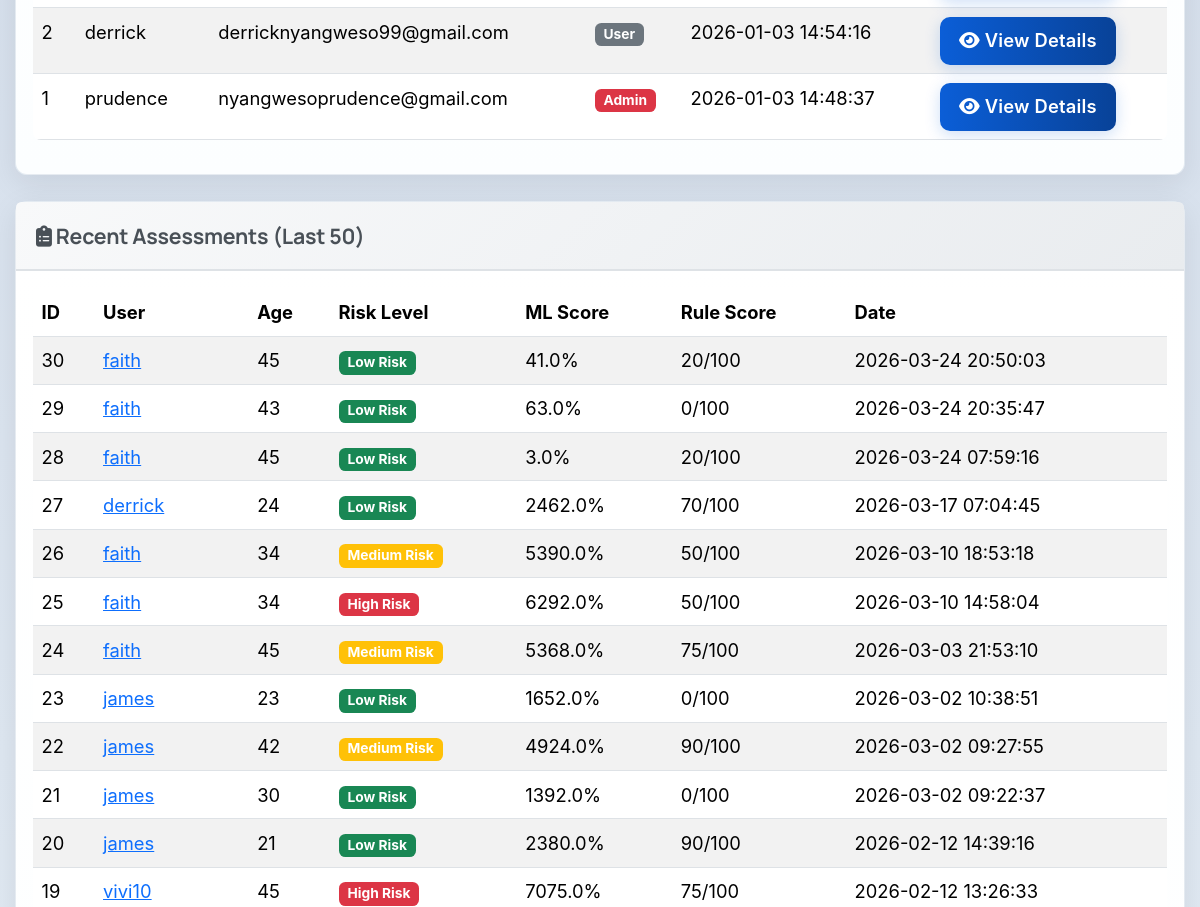
Page /admin (signed in, middle part) on the earlier database version.
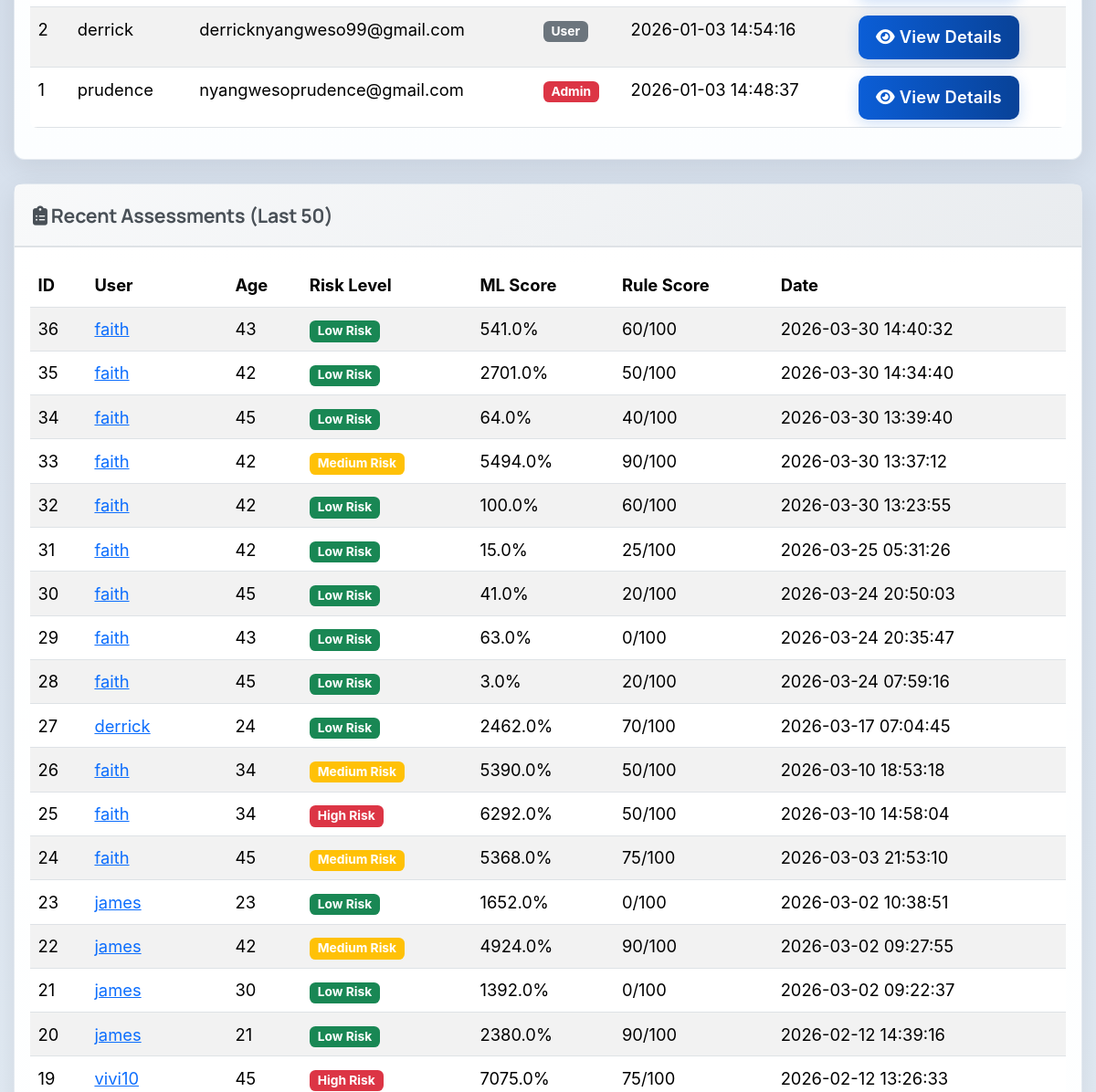
Same page on the later database version.
### tables this page shows
CREATE TABLE users (
            id INTEGER PRIMARY KEY AUTOINCREMENT,
            username TEXT UNIQUE NOT NULL,
            email TEXT UNIQUE NOT NULL,
            password TEXT NOT NULL,
            created_at TIMESTAMP DEFAULT CURRENT_TIMESTAMP
        , is_admin INTEGER DEFAULT 0);

CREATE TABLE assessments (
            id INTEGER PRIMARY KEY AUTOINCREMENT,
            user_id INTEGER NOT NULL,
            age INTEGER,
            gender TEXT,
            marital_status TEXT,
            employment_status TEXT,
            income REAL,
            children INTEGER,
            education_level TEXT,
            residence_type TEXT,
            chronic_illness TEXT,
            family_size INTEGER,
            healthcare_knowledge TEXT,
            hospital_visit_gap REAL,
            routine_checkups INTEGER,
            cancer_screening INTEGER,
            dental_checkup INTEGER,
            mental_health_support INTEGER,
            risk_level TEXT,
            probability REAL,
            created_at TIMESTAMP DEFAULT CURRENT_TIMESTAMP, rule_based_score INTEGER DEFAULT 0, rule_based_category TEXT DEFAULT "Unknown",
            FOREIGN KEY (user_id) REFERENCES users (id)
        );

### app.py (the view)
@app.route('/admin')
@admin_required
def admin_dashboard():
    conn = get_db_connection()
    users = conn.execute('SELECT * FROM users ORDER BY created_at DESC').fetchall()
    total_assessments = conn.execute('SELECT COUNT(*) as count FROM assessments').fetchone()['count']
    recent_assessments = conn.execute('''
        SELECT a.*, u.username, u.email
        FROM assessments a
        JOIN users u ON a.user_id = u.id
        ORDER BY a.created_at DESC
        LIMIT 50
    ''').fetchall()
    conn.close()
    return render_template('admin_dashboard.html',
                          username=session.get('username'),
                          users=users,
                          total_assessments=total_assessments,
                          recent_assessments=recent_assessments)

### app.py (called while the page is built)
@app.context_processor
def inject_assessment_results():
    return {
        'has_results': session.get('assessment_result') is not None,
        'assessment_result': session.get('assessment_result'),
        'assessment_user_data': session.get('user_data')
    }

def get_db_connection():
    conn = sqlite3.connect(DATABASE)
    conn.row_factory = sqlite3.Row
    return conn

def is_admin():
    return bool(session.get('logged_in')) and session.get('is_admin', 0) == 1

def admin_required(f):
    from functools import wraps
    @wraps(f)
    def decorated_function(*args, **kwargs):
        if not session.get('logged_in'):
            flash('Please log in to access this page.', 'warning')
            return redirect(url_for('login'))
        if not is_admin():
            flash('Access denied. Admin privileges required.', 'danger')
            return redirect(url_for('index'))
        return f(*args, **kwargs)
    return decorated_function

### templates/admin_dashboard.html (shortened to what this page needs)
{% extends 'base.html' %}
{% block extra_css %}
<link rel="stylesheet" href="{{ url_for('static', filename='css/admin.css') }}">
{% endblock %}
{% block content %}
<div class="container mt-5">
    <div class="card mb-4">
        <div class="card-body">
            <div class="table-responsive">
                <table class="table table-striped table-hover">
                    <tbody>
                        {% for user in users %}
                        <tr>
                            <td>{{ user.id }}</td>
                            <td>{{ user.username }}</td>
                            <td>{{ user.email }}</td>
                            <td>
                                {% if user.is_admin == 1 %}
                                <span class="badge bg-danger">Admin</span>
                                {% else %}
                                <span class="badge bg-secondary">User</span>
                                {% endif %}
                            </td>
                            <td>{{ user.created_at }}</td>
                            <td>
                                <a href="{{ url_for('admin_view_user', user_id=user.id) }}" class="btn btn-sm btn-primary">
                                    <i class="fas fa-eye"></i> View Details
                                </a>
                            </td>
                        </tr>
                        {% endfor %}
                    </tbody>
                </table>
            </div>
        </div>
    </div>
    <div class="card">
        <div class="card-header">
            <h5><i class="fas fa-clipboard-list"></i> Recent Assessments (Last 50)</h5>
        </div>
        <div class="card-body">
            <div class="table-responsive">
                <table class="table table-striped table-hover">
                    <thead>
                        <tr>
                            <th>ID</th>
                            <th>User</th>
                            <th>Age</th>
                            <th>Risk Level</th>
                            <th>ML Score</th>
                            <th>Rule Score</th>
                            <th>Date</th>
                        </tr>
                    </thead>
                    <tbody>
                        {% for assessment in recent_assessments %}
                        <tr>
                            <td>{{ assessment.id }}</td>
                            <td>
                                <a href="{{ url_for('admin_view_user', user_id=assessment.user_id) }}">
                                    {{ assessment.username }}
                                </a>
                            </td>
                            <td>{{ assessment.age }}</td>
                            <td>
                                {% if assessment.risk_level == 'High Risk' %}
                                <span class="badge bg-danger">{{ assessment.risk_level }}</span>
                                {% elif assessment.risk_level == 'Medium Risk' %}
                                <span class="badge bg-warning">{{ assessment.risk_level }}</span>
                                {% else %}
                                <span class="badge bg-success">{{ assessment.risk_level }}</span>
                                {% endif %}
                            </td>
                            <td>{{ (assessment.probability * 100)|round(1) }}%</td>
                            <td>{{ assessment.rule_based_score }}/100</td>
                            <td>{{ assessment.created_at }}</td>
                        </tr>
                        {% endfor %}
                    </tbody>
                </table>
            </div>
        </div>
    </div>
</div>
{% endblock %}

### templates/base.html (shortened to what this page needs)
<!DOCTYPE html>
<html lang="en">
<head>
    <link rel="stylesheet" href="https://cdn.jsdelivr.net/npm/bootstrap@5.3.2/dist/css/bootstrap.min.css">
    <link rel="stylesheet" href="https://cdnjs.cloudflare.com/ajax/libs/font-awesome/6.4.0/css/all.min.css">
    <link rel="stylesheet" href="{{ url_for('static', filename='css/base.css') }}">
    <link rel="stylesheet" href="{{ url_for('static', filename='css/style.css') }}">
    {% block extra_css %}{% endblock %}
</head>
<body>
<main id="main-content">
    {% block content %}{% endblock %}
</main>
</body>
</html>

### static/css/base.css (style rules this page uses)
:root { --bg: #f6f9fc; --surface: #ffffff; --primary: #0b5ed7; --primary-dark: #084298; --primary-light: #e8f0fd; --accent: #28a745; --accent-light: #d4edda; --muted: #52585e; --text: #1a2332; --soft: #eef2f6; --glass: rgba(255,255,255,0.75); --card-shadow: 0 10px 30px rgba(2,12,27,0.08); --card-shadow-hover: 0 18px 36px rgba(2,12,27,0.13); --radius: 14px; --transition: all 0.25s ease; --font-display: "Manrope", "Segoe UI", sans-serif; --font-body: "Source Sans 3", "Segoe UI", sans-serif; --section-space: clamp(2.2rem, 4vw, 3.6rem); --fs-body: clamp(1rem, 0.96rem + 0.2vw, 1.08rem); --fs-small: clamp(0.95rem, 0.9rem + 0.15vw, 1rem); }
* { margin: 0; padding: 0; box-sizing: border-box; font-family: var(--font-body); }
html { font-size: 17px; overflow-x: hidden; width: 100%; }
body { background: linear-gradient(180deg, #d9e2ef 0%, #eff5fb 58%, #f8fbff 100%); color: var(--text); -webkit-font-smoothing: antialiased; -moz-osx-font-smoothing: grayscale; position: relative; min-height: 100vh; width: 100%; max-width: 100vw; overflow-x: hidden; font-size: var(--fs-body); line-height: 1.65; }
h1, h2, h3, h4, h5 { font-family: var(--font-display); letter-spacing: -0.01em; line-height: 1.3; }
p, li, label, input, select, textarea, .btn, .form-hint, .text-muted { font-size: var(--fs-body); }
main { animation: pageFadeIn 0.45s ease; }
body::before { content: ""; position: absolute; top: -7%; right: -7%; width: min(420px, 50vw); height: min(420px, 50vw); max-width: 100%; background: radial-gradient(circle at 30% 30%, rgba(4, 30, 68, 0.06), transparent 30%), radial-gradient(circle at 80% 70%, rgba(123,211,137,0.04), transparent 30%); pointer-events: none; z-index: 0; }
.btn { border-radius: 12px; padding: .6rem 1.1rem; font-weight: 700; letter-spacing: 0.2px; transition: transform .18s ease, box-shadow .18s ease, opacity .18s ease; }
.btn-primary, .btn-success { background: linear-gradient(90deg, var(--primary), var(--primary-dark)) !important; border: none !important; color: #ffffff !important; box-shadow: 0 4px 16px rgba(11,94,215,0.20); font-weight: 600; }
.card { border-radius: var(--radius); border: 1px solid rgba(14, 60, 115, 0.10); background: linear-gradient(180deg, #ffffff 0%, #fcfeff 100%); box-shadow: var(--card-shadow); transition: transform .24s ease, box-shadow .24s ease; min-height: 100%; display: flex; flex-direction: column; }
.card-body { flex: 1; display: flex; flex-direction: column; }
.card-header { background: linear-gradient(135deg, #f7fbff 0%, #edf3fa 100%); padding: 20px; border-bottom: 2px solid #dee2e6; }
.card-header h5 { margin: 0; color: #495057; font-weight: 700; }
.table { background: white; border-radius: 8px; overflow: hidden; }
.card, .feature-card, .how-step-card, .trust-item, .insight-preview-card, .who-for-item, .eda-card, .tip-info-card { animation: riseIn 0.5s ease both; }
.container, .container-fluid { max-width: 100%; }
.container { max-width: 100%; padding-left: 15px; padding-right: 15px; }

### static/css/admin.css (style rules this page uses)
.table-responsive { overflow-x: auto; }

Differences in the rows shown:
added assessments: id "36", username "faith", age "43", risk_level "Low Risk", (assessment.probability*100)|round(1) "541.0", rule_based_score "60", created_at "2026-03-30 14:40:32"
added assessments: id "35", username "faith", age "42", risk_level "Low Risk", (assessment.probability*100)|round(1) "2701.0", rule_based_score "50", created_at "2026-03-30 14:34:40"
added assessments: id "34", username "faith", age "45", risk_level "Low Risk", (assessment.probability*100)|round(1) "64.0", rule_based_score "40", created_at "2026-03-30 13:39:40"
added assessments: id "33", username "faith", age "42", risk_level "Medium Risk", (assessment.probability*100)|round(1) "5494.0", rule_based_score "90", created_at "2026-03-30 13:37:12"
added assessments: id "32", username "faith", age "42", risk_level "Low Risk", (assessment.probability*100)|round(1) "100.0", rule_based_score "60", created_at "2026-03-30 13:23:55"
added assessments: id "31", username "faith", age "42", risk_level "Low Risk", (assessment.probability*100)|round(1) "15.0", rule_based_score "25", created_at "2026-03-25 05:31:26"
